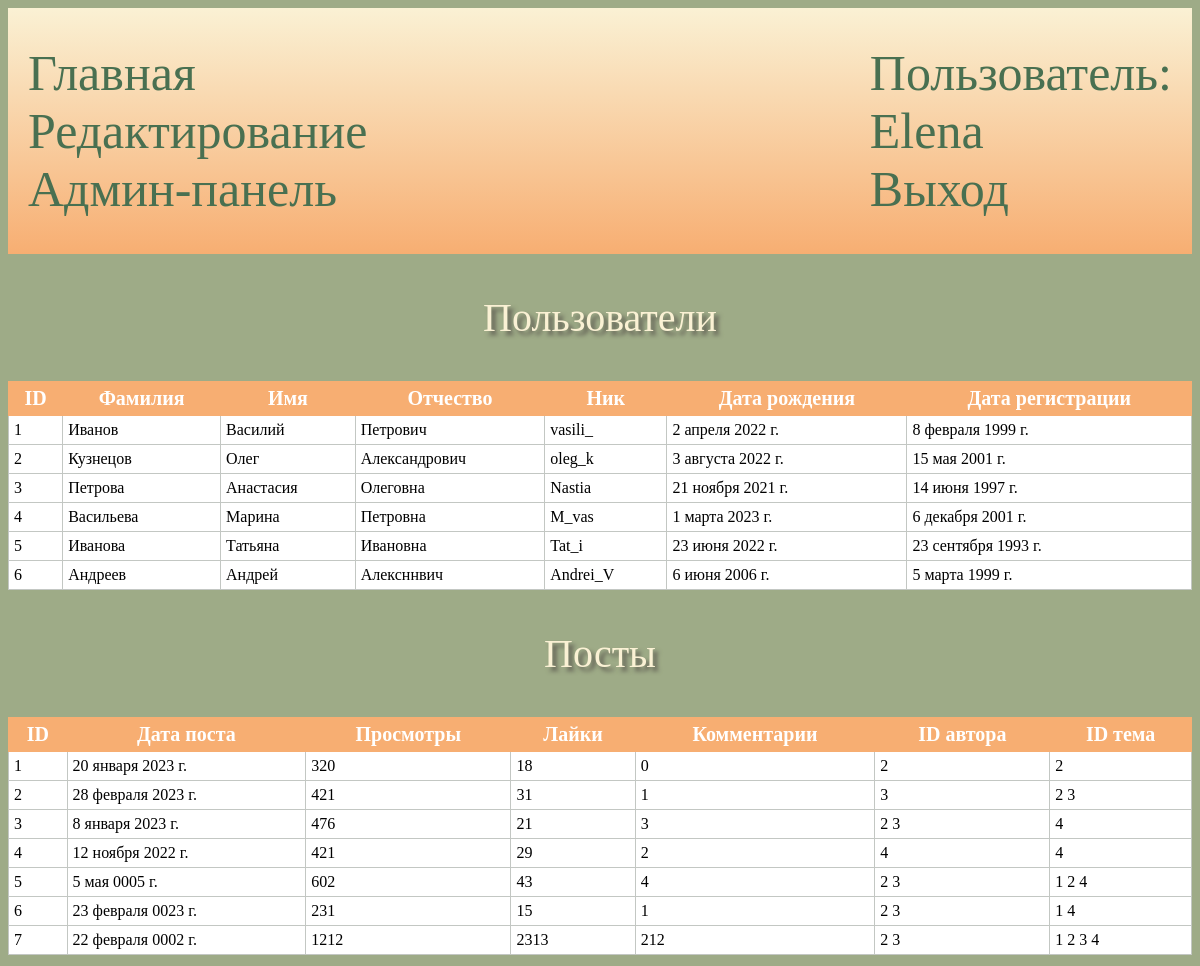
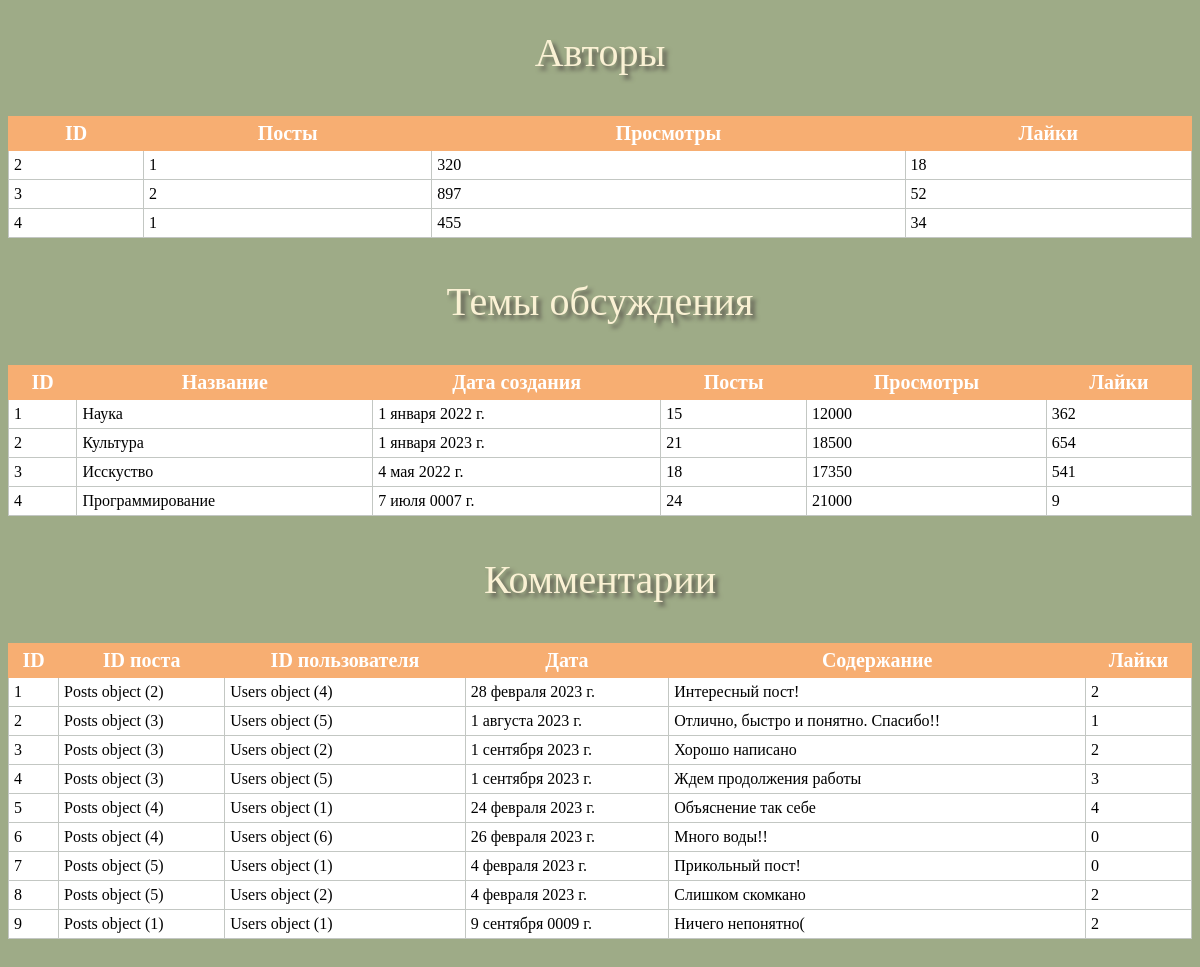
The page / (signed in) on the database its author committed (2 pictures, top to bottom).
### main/models.py (models this page shows)
class User(AbstractUser):
    pass

class Users(models.Model):
    surname = models.CharField(max_length=20)
    name = models.CharField(max_length=20)
    pat_name = models.CharField(max_length=20)
    nick = models.CharField(max_length=20)
    date_reg = models.DateField()
    date_b = models.DateField()
    class Meta:
        verbose_name_plural="Участники"

class Posts(models.Model):
    date_post = models.DateField()
    n_view = models.IntegerField()
    n_like = models.IntegerField()
    n_comm = models.IntegerField()
    id_author = models.ManyToManyField(Authors, related_name="authors")
    id_topic = models.ManyToManyField(Topics, related_name="topics")
    class Meta:
        verbose_name_plural="Посты"

class Authors(models.Model):
    id_user = models.OneToOneField(User, on_delete=models.PROTECT, primary_key=True)
    n_post = models.IntegerField()
    n_view = models.IntegerField()
    n_like = models.IntegerField()
    class Meta:
        verbose_name_plural="Авторы"

class Topics(models.Model):
    name_t = models.CharField(max_length=50)
    date_cr = models.DateField()
    n_post = models.IntegerField()
    n_view = models.IntegerField()
    n_like = models.IntegerField()
    class Meta:
        verbose_name_plural="Темы обсуждения"

class Commentaries(models.Model):
    id_post = models.ForeignKey(Posts, on_delete=models.PROTECT)
    id_user = models.ForeignKey(Users, on_delete=models.PROTECT)
    date = models.DateField()
    text = models.TextField(blank=False)
    n_like = models.IntegerField()

### main/views.py (the view)
# urls.py: path('', views.tables, name='home'),
def tables(request):
    context = {
        'list_aut': list_aut,
        'list_com': list_com,
        'list_post': list_post,
        'list_top': list_top,
        'list_us': list_us,
        'authors': authors,
        'comments': comments,
        'posts': posts,
        'topics': topics,
        'users': users,
    }
    return render(request, 'home.html', context)

### main/templates/home.html
{% extends 'base.html' %}
{% block content %}
<p align="center">Пользователи</p>
<table class="d_tables" align="center">
        <thead>
            <tr>
                {% for it in list_us %}
                <th>{{it}}</th>
                {% endfor %}
            </tr>
        </thead>
        <tbody>
        {% for u in users %}
            <tr>
                <td>{{u.pk}}</td>
                <td>{{u.surname}}</td>
                <td>{{u.name}}</td>
                <td>{{u.pat_name}}</td>
                <td>{{u.nick}}</td>
                <td>{{u.date_reg}}</td>
                <td>{{u.date_b}}</td>
            </tr>
        {% endfor %}
        </tbody>
</table>
<p align="center">Посты</p>
<table class="d_tables" align="center">
        <thead>
            <tr>
                {% for it in list_post %}
                <th>{{it}}</th>
                {% endfor %}
            </tr>
        </thead>
        <tbody>
        {% for p in posts %}
            <tr>
                <td>{{p.pk}}</td>
                <td>{{p.date_post}}</td>
                <td>{{p.n_view}}</td>
                <td>{{p.n_like}}</td>
                <td>{{p.n_comm}}</td>
                <td>{% for aut in p.id_author.all %}  {{aut.pk}}   {% endfor %}</td>
                <td>{% for top in p.id_topic.all %}  {{top.pk}}   {% endfor %}</td>
            </tr>
        {% endfor %}
        </tbody>
</table>
<p align="center">Авторы</p>
<table class="d_tables" align="center">
        <thead>
            <tr>
                {% for it in list_aut %}
                <th>{{it}}</th>
                {% endfor %}
            </tr>
        </thead>
        <tbody>
        {% for a in authors %}
            <tr>
                <td>{{a.id_user_id}}</td>
                <td>{{a.n_post}}</td>
                <td>{{a.n_view}}</td>
                <td>{{a.n_like}}</td>
            </tr>
        {% endfor %}
        </tbody>
</table>
<p align="center">Темы обсуждения</p>
<table class="d_tables" align="center">
        <thead>
            <tr>
                {% for it in list_top %}
                <th>{{it}}</th>
                {% endfor %}
            </tr>
        </thead>
        <tbody>
        {% for t in topics %}
            <tr>
                <td>{{t.pk}}</td>
                <td>{{t.name_t}}</td>
                <td>{{t.date_cr}}</td>
                <td>{{t.n_post}}</td>
                <td>{{t.n_view}}</td>
                <td>{{t.n_like}}</td>
            </tr>
        {% endfor %}
        </tbody>
</table>
<p align="center">Комментарии</p>
<table class="d_tables" align="center">
        <thead>
            <tr>
                {% for it in list_com %}
                <th>{{it}}</th>
                {% endfor %}
            </tr>
        </thead>
        <tbody>
        {% for c in comments %}
            <tr>
                <td>{{c.pk}}</td>
                <td>{{c.id_post}}</td>
                <td>{{c.id_user}}</td>
                <td>{{c.date}}</td>
                <td>{{c.text}}</td>
                <td>{{c.n_like}}</td>
            </tr>
        {% endfor %}
        </tbody>
</table>
{% endblock %}

### main/templates/base.html (shortened to what this page needs)
{% load static %}
<!DOCTYPE html>
<html lang="en">
<head>
  <link type="text/css" href="{% static 'main/css/styles.css' %}" rel="stylesheet">
</head>
<body>
<header class="st_head">
    <div>
        <ul class="ul_head">
            <li><a href="{% url 'home' %}">Главная</a></li>
            {% if user.is_staff %}
                <li><a href="{% url 'edit' %}">Редактирование</a></li>
            {% endif %}
            <li><a href="../admin/">Админ-панель</a></li>
        </ul>
    </div>
    <div>
        <ul class="ul_head">
            {% if user.is_anonymous %}
                <li><a href="{% url 'register' %}">Регистрация</a></li>
                <li><a href="{% url 'login' %}">Вход</a></li>
            {% else %}
                <li><p class="a">Пользователь:</p></li>
                <li><p class="a">{{user}}</p></li>
                <li><a href="{% url 'logout' %}">Выход</a></li>
            {% endif %}
        </ul>
    </div>
</header>
{% block content %}
{% endblock %}
</body>
</html>

### main/static/main/css/styles.css (style rules this page uses)
li { list-style-type: none; }
body { background-color: #9EAB87; }
p { font-family: fantasy; font-size: 40px; color: #FAF1D4; text-decoration: none; text-shadow: #5E5B51 4px 4px 4px; }
.st_head { width: 100%; display: flex; justify-content: space-between; }
a { font-family: fantasy; font-size: 50px; color: #497051; text-decoration: none; text-shadow: none; margin: 0; }
.a { font-family: fantasy; font-size: 50px; color: #497051; text-decoration: none; text-shadow: none; margin: 0; }
.ul_head { padding: 20px; }
header { background: linear-gradient(#FAF1D4, #F7AE72) }
.d_tables { width: 100%; margin-bottom: 30px; border: 1px solid #C3C7C3; border-collapse: collapse; font-family: serif; }
.d_tables td { border: 1px solid #C3C7C3; background: #FFFFFF; padding: 5px; }
.d_tables th { padding: 5px; background: #F7AE72; color: #FFFFFF; border: 1px solid #F7AE72; font-size: 20px; }

### rows shown on the page
User: username "Elena"
Users: pk "1", surname "Иванов", name "Василий", pat_name "Петрович", nick "vasili_", date_reg "2 апреля 2022 г.", date_b "8 февраля 1999 г."
Users: pk "2", surname "Кузнецов", name "Олег", pat_name "Александрович", nick "oleg_k", date_reg "3 августа 2022 г.", date_b "15 мая 2001 г."
Users: pk "3", surname "Петрова", name "Анастасия", pat_name "Олеговна", nick "Nastia", date_reg "21 ноября 2021 г.", date_b "14 июня 1997 г."
Users: pk "4", surname "Васильева", name "Марина", pat_name "Петровна", nick "M_vas", date_reg "1 марта 2023 г.", date_b "6 декабря 2001 г."
Users: pk "5", surname "Иванова", name "Татьяна", pat_name "Ивановна", nick "Tat_i", date_reg "23 июня 2022 г.", date_b "23 сентября 1993 г."
Users: pk "6", surname "Андреев", name "Андрей", pat_name "Алексннвич", nick "Andrei_V", date_reg "6 июня 2006 г.", date_b "5 марта 1999 г."
Posts: pk "1", date_post "20 января 2023 г.", n_view "320", n_like "18", n_comm "0"
Authors: pk "2", id_user_id "2", n_post "1", n_view "320", n_like "18"
Topics: pk "2", name_t "Культура", date_cr "1 января 2023 г.", n_post "21", n_view "18500", n_like "654"
Posts: pk "2", date_post "28 февраля 2023 г.", n_view "421", n_like "31", n_comm "1"
Authors: pk "3", id_user_id "3", n_post "2", n_view "897", n_like "52"
Topics: pk "3", name_t "Исскуство", date_cr "4 мая 2022 г.", n_post "18", n_view "17350", n_like "541"
Posts: pk "3", date_post "8 января 2023 г.", n_view "476", n_like "21", n_comm "3"
Topics: pk "4", name_t "Программирование", date_cr "7 июля 0007 г.", n_post "24", n_view "21000", n_like "9"
Posts: pk "4", date_post "12 ноября 2022 г.", n_view "421", n_like "29", n_comm "2"
Authors: pk "4", id_user_id "4", n_post "1", n_view "455", n_like "34"
Posts: pk "5", date_post "5 мая 0005 г.", n_view "602", n_like "43", n_comm "4"
Topics: pk "1", name_t "Наука", date_cr "1 января 2022 г.", n_post "15", n_view "12000", n_like "362"
Posts: pk "6", date_post "23 февраля 0023 г.", n_view "231", n_like "15", n_comm "1"
Posts: pk "7", date_post "22 февраля 0002 г.", n_view "1212", n_like "2313", n_comm "212"
Commentaries: pk "1", id_post "Posts object (2)", id_user "Users object (4)", date "28 февраля 2023 г.", text "Интересный пост!", n_like "2"
Commentaries: pk "2", id_post "Posts object (3)", id_user "Users object (5)", date "1 августа 2023 г.", text "Отлично, быстро и понятно. Спасибо!!", n_like "1"
Commentaries: pk "3", id_post "Posts object (3)", id_user "Users object (2)", date "1 сентября 2023 г.", text "Хорошо написано", n_like "2"
Commentaries: pk "4", id_post "Posts object (3)", id_user "Users object (5)", date "1 сентября 2023 г.", text "Ждем продолжения работы", n_like "3"
Commentaries: pk "5", id_post "Posts object (4)", id_user "Users object (1)", date "24 февраля 2023 г.", text "Объяснение так себе", n_like "4"
Commentaries: pk "6", id_post "Posts object (4)", id_user "Users object (6)", date "26 февраля 2023 г.", text "Много воды!!", n_like "0"
Commentaries: pk "7", id_post "Posts object (5)", id_user "Users object (1)", date "4 февраля 2023 г.", text "Прикольный пост!", n_like "0"
Commentaries: pk "8", id_post "Posts object (5)", id_user "Users object (2)", date "4 февраля 2023 г.", text "Слишком скомкано", n_like "2"
Commentaries: pk "9", id_post "Posts object (1)", id_user "Users object (1)", date "9 сентября 0009 г.", text "Ничего непонятно(", n_like "2"

### other values the page prints
{{ it }} "ID" "Фамилия" "Имя" "Отчество" "Ник" "Дата рождения" "Дата регистрации"
{{ it }} "ID" "Дата поста" "Просмотры" "Лайки" "Комментарии" "ID автора" "ID тема"
{{ it }} "ID" "Посты" "Просмотры" "Лайки"
{{ it }} "ID" "Название" "Дата создания" "Посты" "Просмотры" "Лайки"
{{ it }} "ID" "ID поста" "ID пользователя" "Дата" "Содержание" "Лайки"
